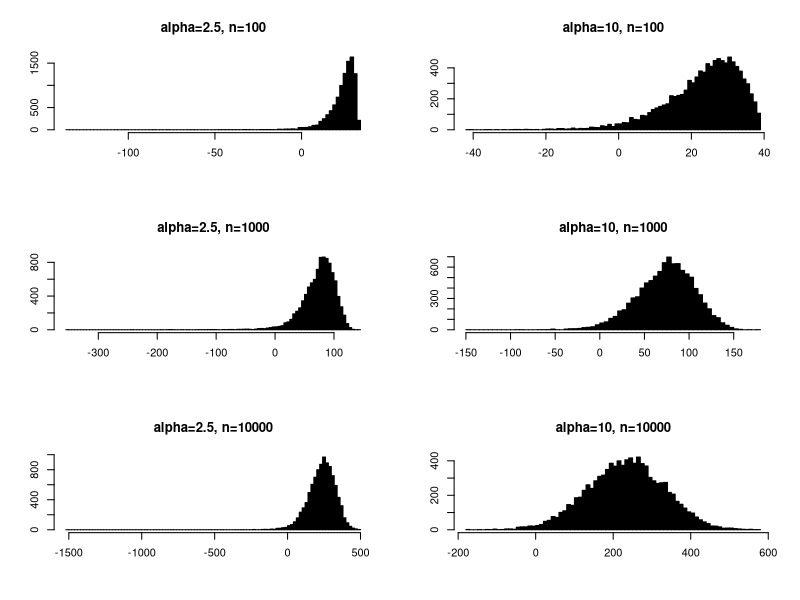
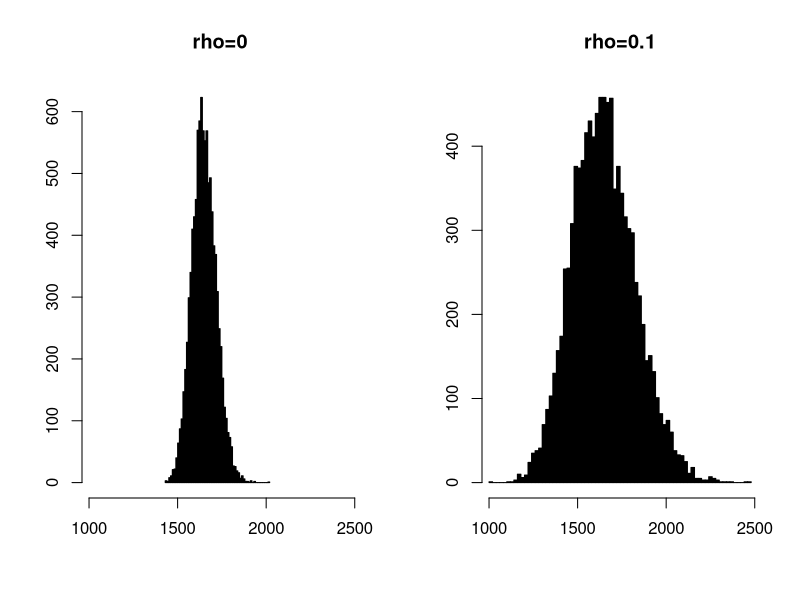
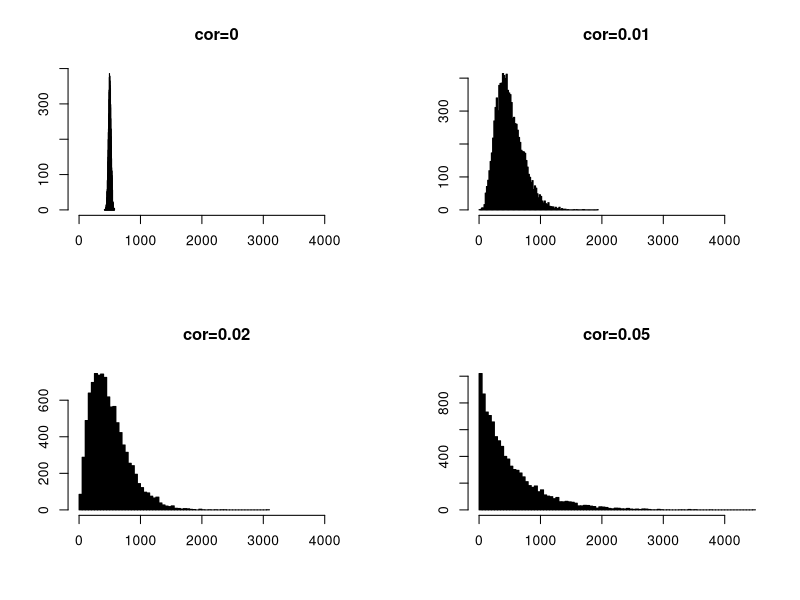
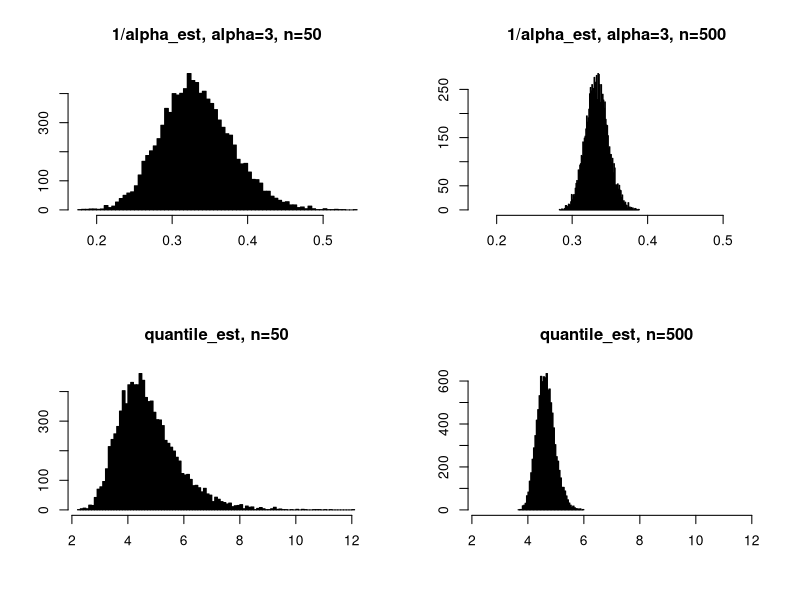
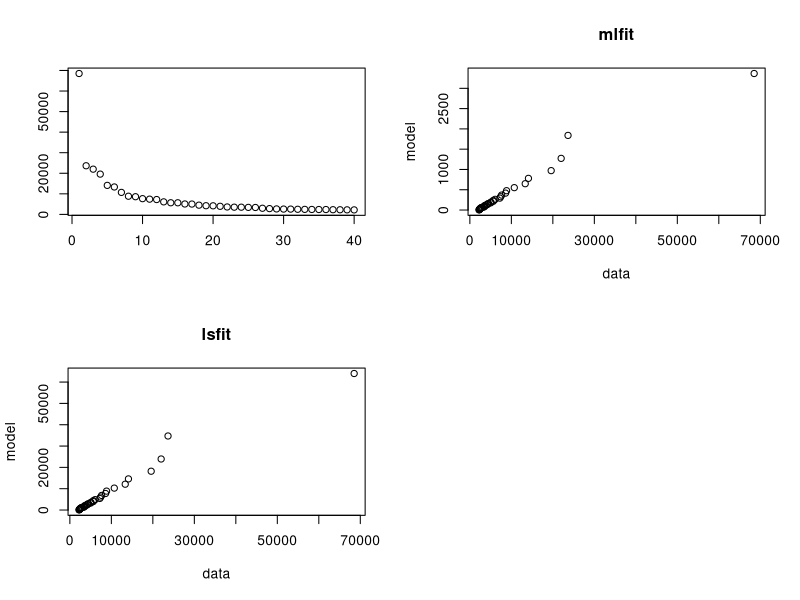

Generate these figures, in order, with R: (Note: this script raises an error after producing the figures.)
## Risk och reserv exempel

# Risk and Reserving: Example 1.2

gamma_fun<-function(a,p)
{
	t_val<-(a-1)^2*(a-2)
	n_val<-2*p*(a-1)-p^2*(a-2)
	sqrt(t_val/n_val)
}

p<-0.05
a_vec<-c(2.5,10)
g_vec<-c(2.5,10)
n_vec<-c(100,1000,10000)

for(i in (1:length(a_vec)))
{
	g_vec[i]<-gamma_fun(a_vec[i],p)
}

runs<-10000
res_mat<-matrix(0,runs,6)
for(i in (1:runs))
{
	unif_vec1<-runif(10000)
	unif_vec2<-runif(10000)

	res_mat[i,1]<-sum(p*g_vec[1]/(a_vec[1]-1)+qnorm(0.99)/sqrt(n_vec[1])-as.double(unif_vec1[1:n_vec[1]]<p)*g_vec[1]*((1-unif_vec2[1:n_vec[1]])^(-1/a_vec[1])-1))	
	res_mat[i,2]<-sum(p*g_vec[2]/(a_vec[2]-1)+qnorm(0.99)/sqrt(n_vec[1])-as.double(unif_vec1[1:n_vec[1]]<p)*g_vec[2]*((1-unif_vec2[1:n_vec[1]])^(-1/a_vec[2])-1))	
	res_mat[i,3]<-sum(p*g_vec[1]/(a_vec[1]-1)+qnorm(0.99)/sqrt(n_vec[2])-as.double(unif_vec1[1:n_vec[2]]<p)*g_vec[1]*((1-unif_vec2[1:n_vec[2]])^(-1/a_vec[1])-1))	
	res_mat[i,4]<-sum(p*g_vec[2]/(a_vec[2]-1)+qnorm(0.99)/sqrt(n_vec[2])-as.double(unif_vec1[1:n_vec[2]]<p)*g_vec[2]*((1-unif_vec2[1:n_vec[2]])^(-1/a_vec[2])-1))	
	res_mat[i,5]<-sum(p*g_vec[1]/(a_vec[1]-1)+qnorm(0.99)/sqrt(n_vec[3])-as.double(unif_vec1[1:n_vec[3]]<p)*g_vec[1]*((1-unif_vec2[1:n_vec[3]])^(-1/a_vec[1])-1))	
	res_mat[i,6]<-sum(p*g_vec[2]/(a_vec[2]-1)+qnorm(0.99)/sqrt(n_vec[3])-as.double(unif_vec1[1:n_vec[3]]<p)*g_vec[2]*((1-unif_vec2[1:n_vec[3]])^(-1/a_vec[2])-1))			
}

par(mfrow=c(3,2))
hist(res_mat[,1],75,xlab="",ylab="",main="alpha=2.5, n=100",col="black")
hist(res_mat[,2],75,xlab="",ylab="",main="alpha=10, n=100",col="black")
hist(res_mat[,3],75,xlab="",ylab="",main="alpha=2.5, n=1000",col="black")
hist(res_mat[,4],75,xlab="",ylab="",main="alpha=10, n=1000",col="black")
hist(res_mat[,5],75,xlab="",ylab="",main="alpha=2.5, n=10000",col="black")
hist(res_mat[,6],75,xlab="",ylab="",main="alpha=10, n=10000",col="black")


colSums(res_mat<0)/runs

# Risk and Reserving: Example 1.3

n_val<-1000

runs<-10000
res_mat2<-matrix(0,runs,2)
for(i in (1:runs))
{
	z_val<-rnorm(1)
	z_vec<-rnorm(n_val)
	res_mat2[i,1]<-sum(exp(z_vec))
	res_mat2[i,2]<-sum(exp(0.1*z_val+sqrt(1-0.1^2)*z_vec))
}

par(mfrow=c(1,2))
hist(res_mat2[,1],75,xlab="",ylab="",main="rho=0",xlim=c(min(res_mat2),max(res_mat2)),col="black")
hist(res_mat2[,2],75,xlab="",ylab="",main="rho=0.1",xlim=c(min(res_mat2),max(res_mat2)),col="black")

# Risk and Reserving: Example 1.4

n_val<-10000
p<-0.05
runs<-10000
cor_vec<-c(0.01,0.02,0.05)
res_mat3<-matrix(0,runs,4)
res_mat3[,1]<-rbinom(runs,n_val,p)
for(i in (1:runs))
{
	res_mat3[i,2]<-rbinom(1,n_val,rbeta(1,(1-cor_vec[1])/cor_vec[1]*p,(1-cor_vec[1])/cor_vec[1]*(1-p)))
	res_mat3[i,3]<-rbinom(1,n_val,rbeta(1,(1-cor_vec[2])/cor_vec[2]*p,(1-cor_vec[2])/cor_vec[2]*(1-p)))
	res_mat3[i,4]<-rbinom(1,n_val,rbeta(1,(1-cor_vec[3])/cor_vec[3]*p,(1-cor_vec[3])/cor_vec[3]*(1-p)))
}

par(mfrow=c(2,2))
hist(res_mat3[,1],75,xlab="",ylab="",main="cor=0",xlim=c(min(res_mat3),max(res_mat3)),col="black")
hist(res_mat3[,2],75,xlab="",ylab="",main="cor=0.01",xlim=c(min(res_mat3),max(res_mat3)),col="black")
hist(res_mat3[,3],75,xlab="",ylab="",main="cor=0.02",xlim=c(min(res_mat3),max(res_mat3)),col="black")
hist(res_mat3[,4],75,xlab="",ylab="",main="cor=0.05",xlim=c(min(res_mat3),max(res_mat3)),col="black")

# Risk and Reserving: Example 1.5

alpha_val<-3
gamma_vec1<-rgamma(10000,shape=50,scale=1/(alpha_val*50))
gamma_vec2<-rgamma(10000,shape=500,scale=1/(alpha_val*500))
par(mfrow=c(2,2))
hist(gamma_vec1,75,xlab="",ylab="",main="1/alpha_est, alpha=3, n=50",xlim=c(min(append(gamma_vec1,gamma_vec2)),max(append(gamma_vec1,gamma_vec2))),col="black")
hist(gamma_vec2,75,xlab="",ylab="",main="1/alpha_est, alpha=3, n=500",xlim=c(min(append(gamma_vec1,gamma_vec2)),max(append(gamma_vec1,gamma_vec2))),col="black")
hist((1-0.99)^(-gamma_vec1),75,xlab="",ylab="",main="quantile_est, n=50",xlim=c(min((1-0.99)^(-append(gamma_vec1,gamma_vec2))),max((1-0.99)^(-append(gamma_vec1,gamma_vec2)))),col="black")
hist((1-0.99)^(-gamma_vec2),75,xlab="",ylab="",main="quantile_est, n=500",xlim=c(min((1-0.99)^(-append(gamma_vec1,gamma_vec2))),max((1-0.99)^(-append(gamma_vec1,gamma_vec2)))),col="black")

# Risk and Reserving: Example 1.6

lossvals<-c(68515,23654,21999,19593,14115,13339,10704,8840,8599,7650,7413,7223,6097,5659,5650,5066,5031,4492,4220,4174,3937,3614,3515,3508,3411,3365,2989,2818,2662,2589,2577,2488,2443,2404,2372,2365,2282,2255,2217,2196)

plot(lossvals,xlab="",ylab="")

H1<-function(g,n,s,xvals)
{
	n*sum(log((g+xvals)/(g+s)))^(-1)
}

H2<-function(g,n,s,xvals)
{
	tmpval1<-sum((g+s)/(g+xvals))
	tmpval2<-sum((xvals-s)/(g+xvals))
	tmpval1/tmpval2
}

xvals<-lossvals[1:39]
s<-lossvals[40]
n<-39
H3<-function(g)
{
	tval<-H1(g,n,s,xvals)
	nval<-H2(g,n,s,xvals)
	tval/nval-1
}

gammahat<-uniroot(H3,lower=0.1,upper=10000)$root
alphahat<-H1(gammahat,n,s,xvals)

plot(sort(xvals,dec=F),gammahat*((1-(1:n)/(n+1))^(-1/alphahat)-1),xlab="data",ylab="model",main="mlfit")

xvals_sort<-sort(xvals,dec=F)
lsfunc<-function(parvec)
{
	sum((xvals_sort-parvec[2]*((1-(1:n)/(n+1))^(-1/parvec[1])-1))^2)
}

estvec_ls<-optim(c(2,200),lsfunc)$par

plot(sort(xvals,dec=F),estvec_ls[2]*((1-(1:n)/(n+1))^(-1/estvec_ls[1])-1),xlab="data",ylab="model",main="lsfit")


truncpardens<-function(x,a,g,s)
{
	(a/g)*(1+x/g)^(-a-1)/((1+s/g)^(-a))
}

library(MASS)
estvec_ml<-fitdistr(lossvals[1:39],truncpardens,start=list(a=2,g=3000),s=lossvals[1],lower=c(0,0))$estimate

plot(sort(xvals,dec=F),estvec_ml[2]*((1-(1:n)/(n+1))^(-1/estvec_ml[1])-1),xlab="data",ylab="model",main="mlfit 2")

estvec_ls

estvec_ml

